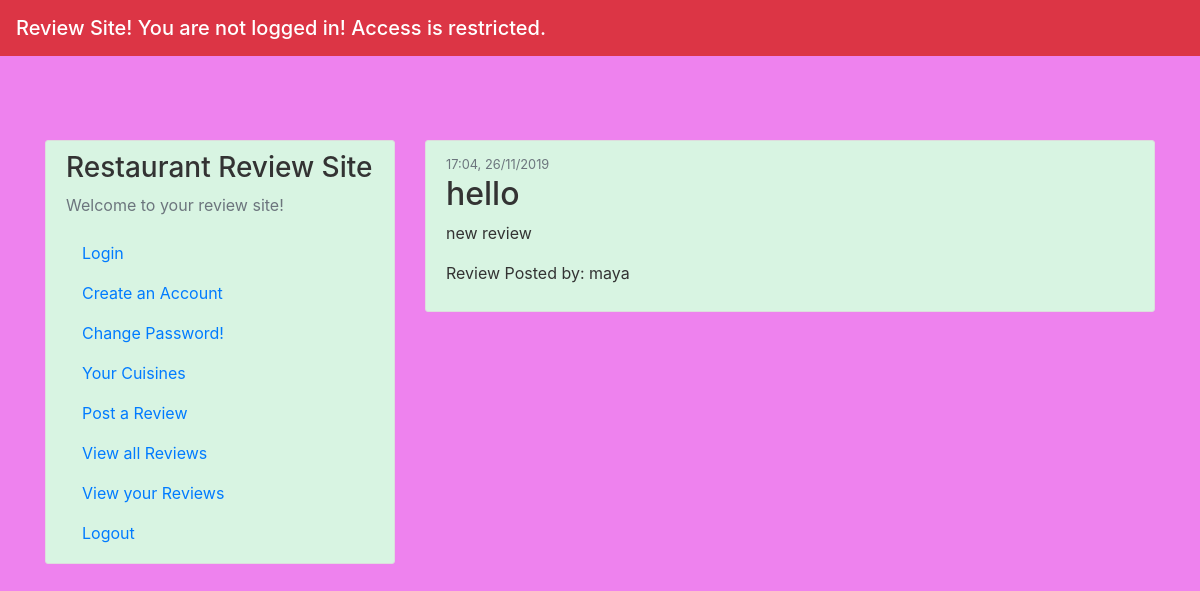
The page /view_all on the database as committed earlier.
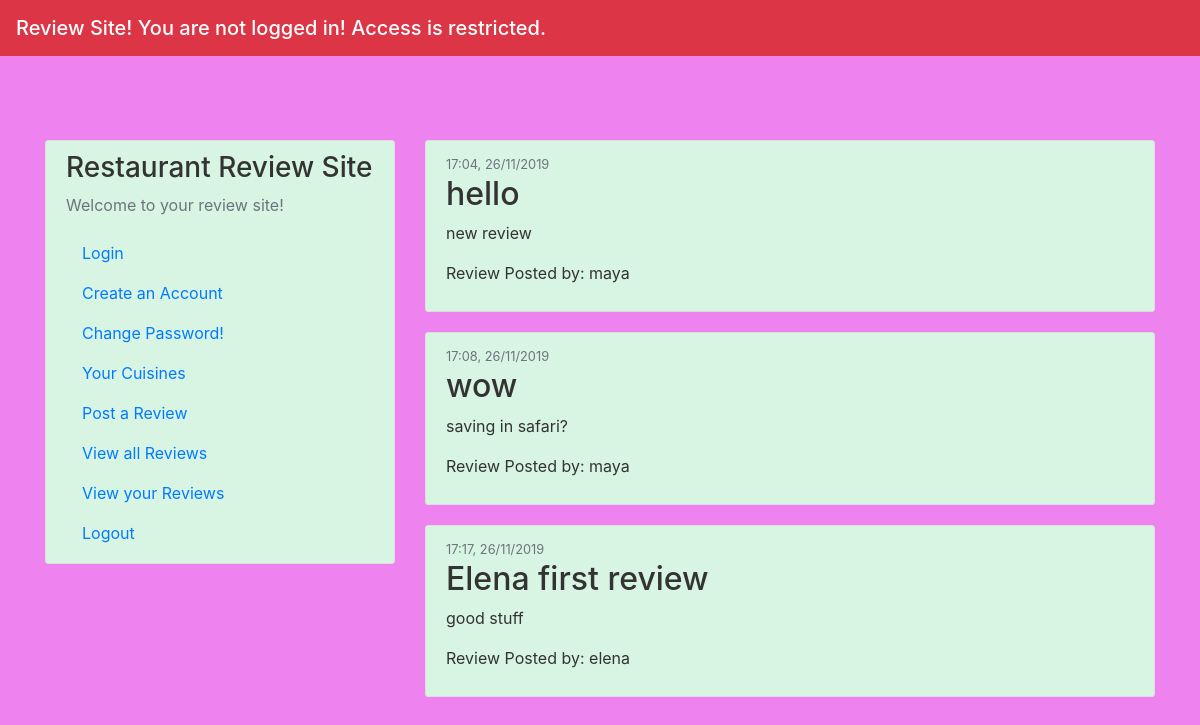
The same page on the database as committed later.
### app/models.py (models this page shows, shortened)
class Items(db.Model):
    id = db.Column(db.Integer, primary_key=True)
    restaurant = db.Column(db.String(20), unique=False, nullable=False)
    content = db.Column(db.String(120), unique=True, nullable=False)
    date_posted = db.Column(db.DateTime, nullable=False, default=datetime.utcnow)
    location_long = db.Column(db.String(120), unique=False, nullable=True)
    location_lat = db.Column(db.String(120), unique=False, nullable=True)
    user_id = db.Column(db.Integer, db.ForeignKey('accounts.id'), nullable=False)

### app/views.py (the view)
@app.route("/view_all")
def view_all():
    posts = Items.query.all()
    if posts == []:
        flash('No reviews to display yet!')
        app.logger.warning("NO REVIEWS DISPLAYED")
    else:
        app.logger.info('DISPLAYING REVIEWS')
        for post in posts:
            post.username = post.accounts.username
        return render_template('view_all.html', posts=posts)

### app/templates/view_all.html (shortened to what this page needs)
{% extends "index.html" %}
{% block content %}
    {% for post in posts %}
        <article class="media content-section">
          <div class="media-body">
            <div class="article-metadata">
                <small class="text-muted">{{ post.date_posted.strftime("%H:%M, %d/%m/%Y") }} </small>
            </div>
            <h2><a class="article-title">{{ post.restaurant }}</a> </h2>
            <p class="article-content">{{ post.content }}</p>
            <p class="article-content"> Review Posted by: {{ post.username }}</p>
          </div>
        </article>
    {% endfor %}
{% endblock content %}

### app/templates/index.html (shortened to what this page needs)
<!DOCTYPE html>
<html lang="en">
  <head>
      <link rel="stylesheet" href="https://maxcdn.bootstrapcdn.com/bootstrap/4.0.0/css/bootstrap.min.css">
      <link rel="stylesheet" type="text/css" href="{{ url_for('static', filename='main.css') }}">
      <link rel="stylesheet" href="https://cdnjs.cloudflare.com/ajax/libs/font-awesome/4.7.0/css/font-awesome.min.css">
  </head>
  <body>
      <header class="site-header">
      <nav class="navbar navbar-dark bg-primary fixed-top bg-danger">
        <span class="navbar-brand mb-0 h1"> Review Site!
          {% if current_user.is_authenticated %}
          Hi {{ current_user.username }} you are logged in!
          {% else %}
          You are not logged in! Access is restricted.
          {% endif %}
        </span>
      </nav>
      </header>
      <main class="container">
        <div class="row">
          <div class="col-md-4">
            <div class="content-section">
              <h3> Restaurant Review Site</h3>
              <p class='text-muted'>Welcome to your review site! </p>
                <ul class="list-group">
                  <li><a class="nav-item nav-link" href="/login">Login</a> </li>
                  <li><a class="nav-item nav-link" href="/register">Create an Account</a></li>
                  <li><a class="nav-item nav-link" href="/password_change">Change Password!</a></li>
                  <li><a class="nav-item nav-link" href="/preferences">Your Cuisines</a></li>
                  <li><a class="nav-item nav-link" href="/post_rev">Post a Review</a></li>
                  <li><a class="nav-item nav-link" href="/view_all">View all Reviews</a></li>
                  <li><a class="nav-item nav-link" href="/view_user">View your Reviews</a></li>
                  <li><a class="nav-item nav-link" href="/logout" >Logout</a></li>
                </ul>
            </div>
          </div>
          <div class="col-md-8">
            {% block content %}{% endblock %}
          </div>
        </div>
      </main>
  </body>
</html>

### app/static/main.css (style rules this page uses)
body { background: #61B2E3; color: #333333; margin-top: 5rem; padding: 60px 0; background-color: rgb(238, 130, 238); }
.content-section { background: #ffffff; padding: 10px 20px; border: 1px solid #dddddd; border-radius: 3px; margin-bottom: 20px; }
ul { list-style-type:none; }
.navbar { background-color: pink; }

Rows that differ between the two databases and show on the page:
added Items: date_posted "17:08, 26/11/2019", restaurant "wow", content "saving in safari?", username "maya"
added Items: date_posted "17:17, 26/11/2019", restaurant "Elena first review", content "good stuff", username "elena"
